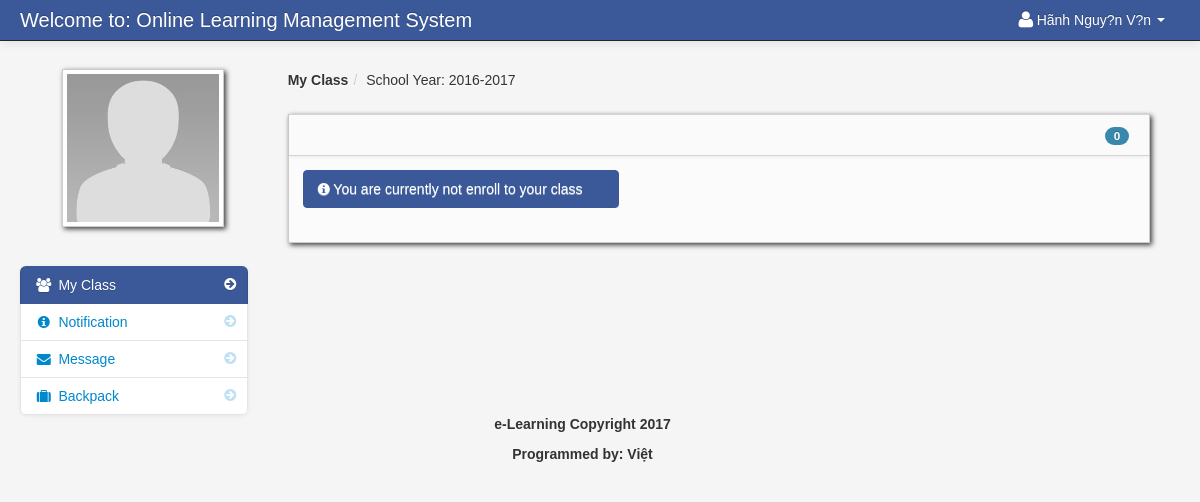
Screenshot of /dashboard_student.php (signed in) with the database file from the repository.
### tables this page shows
CREATE TABLE `student` (
  `student_id` int(11) NOT NULL AUTO_INCREMENT,
  `firstname` varchar(100) NOT NULL,
  `lastname` varchar(100) NOT NULL,
  `class_id` int(11) NOT NULL,
  `username` varchar(100) NOT NULL,
  `password` varchar(100) NOT NULL,
  `location` varchar(100) NOT NULL,
  `status` varchar(100) NOT NULL,
  PRIMARY KEY (`student_id`)
);

CREATE TABLE `school_year` (
  `school_year_id` int(11) NOT NULL AUTO_INCREMENT,
  `school_year` varchar(100) NOT NULL,
  PRIMARY KEY (`school_year_id`)
);

### session.php (called while the page is built, shortened)
<?php
$session_id=$_SESSION['id'];
?>

### dashboard_student.php (the view)
<?php include('header_dashboard.php'); ?>
<?php include('session.php'); ?>
    <body>
		<?php include('navbar_student.php'); ?>
        <div class="container-fluid">
            <div class="row-fluid">
				<?php include('student_sidebar.php'); ?>
                <div class="span9" id="content">
                     <div class="row-fluid">
					     <ul class="breadcrumb">
						<?php
						$school_year_query = mysql_query("select * from school_year order by school_year DESC")or die(mysql_error());
						$school_year_query_row = mysql_fetch_array($school_year_query);
						$school_year = $school_year_query_row['school_year'];
						?>
							<li><a href="#"><b>My Class</b></a><span class="divider">/</span></li>
							<li><a href="#">School Year: <?php echo $school_year_query_row['school_year']; ?></a></li>
						</ul>
                        <div class="block">
                            <div class="navbar navbar-inner block-header">
                                <div id="" class="muted pull-right">
									<?php $query = mysql_query("select * from teacher_class_student
														LEFT JOIN teacher_class ON teacher_class.teacher_class_id = teacher_class_student.teacher_class_id
														LEFT JOIN class ON class.class_id = teacher_class.class_id
														LEFT JOIN subject ON subject.subject_id = teacher_class.subject_id
														LEFT JOIN teacher ON teacher.teacher_id = teacher_class.teacher_id
														where student_id = '$session_id' and school_year = '$school_year'
														")or die(mysql_error());
														$count = mysql_num_rows($query);
									?>
												<span class="badge badge-info"><?php echo $count; ?></span>
								</div>
                            </div>
                            <div class="block-content collapse in">
                                <div class="span12">
  										<ul	 id="da-thumbs" class="da-thumbs">
													<?php
														if ($count != '0'){
														while($row = mysql_fetch_array($query)){
														$id = $row['teacher_class_id'];
													?>
											<li>
												<a href="my_classmates.php<?php echo '?id='.$id; ?>">
														<img src ="<?php echo $row['thumbnails'] ?>" width="124" height="140" class="img-polaroid">
													<div>
													<span>
													<p><?php echo $row['class_name']; ?></p>
													</span>
													</div>
												</a>
												<p class="class"><?php echo $row['class_name']; ?></p>
												<p class="subject"><?php echo $row['subject_code']; ?></p>
												<p class="subject"><?php echo $row['firstname']." ".$row['lastname']?></p>
											</li>
									<?php }}else{ ?>
									<div class="alert alert-info"><i class="icon-info-sign"></i> You are currently not enroll to your class</div>
									<?php } ?>
									</ul>
                                </div>
                            </div>
                        </div>
                    </div>
                </div>
            </div>
		<?php include('footer.php'); ?>
        </div>
		<?php include('script.php'); ?>
    </body>
</html>

### navbar_student.php (shortened to what this page needs)
<div class="navbar navbar-fixed-top navbar-inverse">
        <div class="navbar-inner">
            <div class="container-fluid">
                <a class="brand" href="#">Welcome to: Online Learning Management System</a>
					<div class="nav-collapse collapse">
						<ul class="nav pull-right">
							<?php $query= mysql_query("select * from student where student_id = '$session_id'")or die(mysql_error());
									$row = mysql_fetch_array($query);
							?>
							<li class="dropdown">
								<a href="#" role="button" class="dropdown-toggle" data-toggle="dropdown"> <i class="icon-user icon-large"></i><?php echo $row['firstname']." ".$row['lastname'];  ?> <i class="caret"></i></a>
							</li>
						</ul>
					</div>
            </div>
        </div>
</div>

### student_sidebar.php (shortened to what this page needs)
<div class="span3" id="sidebar">
					<img id="avatar" class="img-polaroid" src="admin/<?php echo $row['location']; ?>">
		<ul class="nav nav-list bs-docs-sidenav nav-collapse collapse">
			<li class="active"><a href="dashboard_student.php"><i class="icon-chevron-right"></i><i class="icon-group"></i>&nbsp;My Class</a></li>
			<li class="">
				<a href="student_notification.php"><i class="icon-chevron-right"></i><i class="icon-info-sign"></i>&nbsp;Notification
				</a>
			</li>
			<li class="">
			<a href="student_message.php"><i class="icon-chevron-right"></i><i class="icon-envelope-alt"></i>&nbsp;Message
			</a>
			</li>
			 <li class=""><a href="backpack.php"><i class="icon-chevron-right"></i><i class="icon-suitcase"></i>&nbsp;Backpack</a></li>
		</ul>
</div>

### admin/assets/styles.css (style rules this page uses)
body { padding-top: 60px; padding-bottom: 40px; background-color: #f5f5f5; }
#content { margin-left:0px; }
.breadcrumb { margin: 0 0 0px; padding: 10px 0px; background-color: transparent; }
.block { background: url("../images/pixel-60fff.png") repeat scroll 0 0 rgba(0, 0, 0, 0) !important; border: 1px solid #ccc; background: white; margin: 1em 0em; border-top: none; -webkit-box-shadow: 2px 2px 5px rgba(0, 0, 6, 0.75); -moz-box-shadow: 2px 2px 5px rgba(0, 0, 6, 0.75); box-shadow: 2px 2px 5px rgba(0, 0, 6, 0.75); }
.block-content { margin: 1em; min-height: .25em; }
.block-header { margin-bottom: 0px; border-right: none; border-left: none; -webkit-border-radius: 0px; -moz-border-radius: 0px; border-radius: 0px; }
.block-header div { padding-top: 10px; }
.bs-docs-sidenav { max-width: 228px; margin: 30px 0 0; padding: 0; background-color: #fff; -webkit-border-radius: 6px; -moz-border-radius: 6px; border-radius: 6px; -webkit-box-shadow: 0 1px 4px rgba(0,0,0,.065); -moz-box-shadow: 0 1px 4px rgba(0,0,0,.065); box-shadow: 0 1px 4px rgba(0,0,0,.065); }
.bs-docs-sidenav > li > a { display: block; width: 190px \9; margin: 0 0 -1px; padding: 8px 14px; border: 1px solid #e5e5e5; }
.bs-docs-sidenav > li:first-child > a { -webkit-border-radius: 6px 6px 0 0; -moz-border-radius: 6px 6px 0 0; border-radius: 6px 6px 0 0; }
.bs-docs-sidenav > li:last-child > a { -webkit-border-radius: 0 0 6px 6px; -moz-border-radius: 0 0 6px 6px; border-radius: 0 0 6px 6px; }
.bs-docs-sidenav > .active > a { position: relative; z-index: 2; padding: 9px 15px; border: 0; text-shadow: 0 1px 0 rgba(0,0,0,.15); -webkit-box-shadow: inset 1px 0 0 rgba(0,0,0,.1), inset -1px 0 0 rgba(0,0,0,.1); -moz-box-shadow: inset 1px 0 0 rgba(0,0,0,.1), inset -1px 0 0 rgba(0,0,0,.1); box-shadow: inset 1px 0 0 rgba(0,0,0,.1), inset -1px 0 0 rgba(0,0,0,.1); }
.bs-docs-sidenav .icon-chevron-right { float: right; margin-top: 2px; margin-right: -6px; opacity: .25; }
.bs-docs-sidenav .active .icon-chevron-right, .bs-docs-sidenav .active a:hover .icon-chevron-right { opacity: 1; }

### admin/assets/style.css (style rules this page uses)
.da-thumbs { float: left; list-style: none outside none; margin: 0; padding: 0; position: relative; }

### rows the page displays
student: firstname "Hãnh Nguy?n", lastname "V?n", location (placeholder picture)
school_year: school_year "2016-2017"

### other values shown
$count "0"
